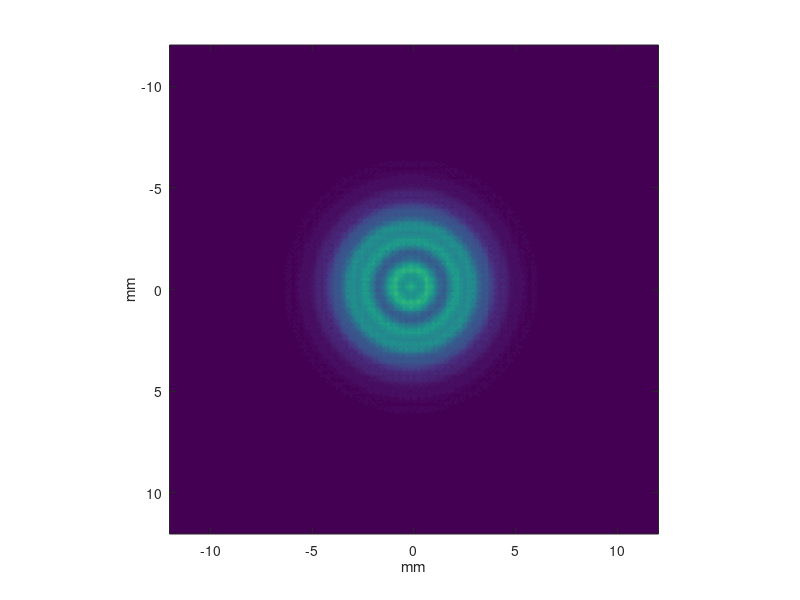

Write MATLAB code to recreate this figure.
clear all
close all
i1=sqrt(-1);
range=24; %all distance units in millimeters
N=2^9;
 
lambda=2e-3;

 
 scale=linspace(-range/2,range/2,N);
ftscale=(N/range^2)*scale;
[x,y]=meshgrid(scale,scale);
z=linspace(0,1000,50); % propagation grid

[fx,fy]=meshgrid(ftscale,ftscale);
 %beam parametres
sigma=5;
 
A=exp(-(x.^2+y.^2)/(2*sigma^2));
iris_radius=5;
A_filtered=A.*(sqrt(x.^2+y.^2)<iris_radius); %beam after iris 
%A_filtered=A.*(sqrt(x.^2+y.^2)>0.9*iris_radius & %sqrt(x.^2+y.^2)<1.1*iris_radius); %ring beam for fun

%%
Aw=fftshift(fft2((A_filtered)));
z=linspace(0,3500,50);
dg=1/lambda^2-fx.^2-fy.^2;
k0=2*pi/lambda;
clims=[0 2]; % setting colormap min and max values
   
for j=1:length(z) ;
    if dg>0
      %  ff = exp(-i1*2*pi*z(j).*sqrt(dg)); %calculates the free space transfer for diffraction, There is no real advantage for the Fresnel approximation in numerical work, so we use the exact scalar transfer function.
        ff = exp(-i1*2*pi*(z(j).* sqrt(dg)-z(j)/lambda));
        % for large values of z(j), the large phase of this function tends to disrupt Fourier transforms.
        % substituting ff = exp(-i1*2*pi*(z(j).* sqrt(dg)-z(j)/lamda)); seems to correct this problem.
       % ff = exp(i1*(fx.^2+fy.^2)/(2*k0)*z(j));% fresnel approx (up to some factor , (2*pi?)).
    else
        ff=0;
    end
    
    ft=ff.*Aw;
    Eout=ifft2(fftshift(ft));
     h=imagesc(scale,scale,abs(Eout).^2,clims); hold on
    axis('square'); xlabel('mm') ; ylabel('mm')
    getframe;    
   
end
 
